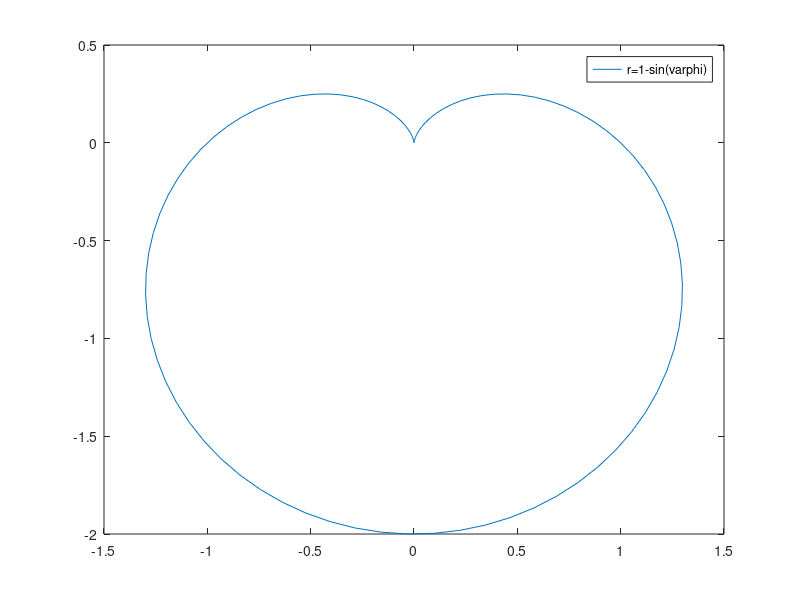
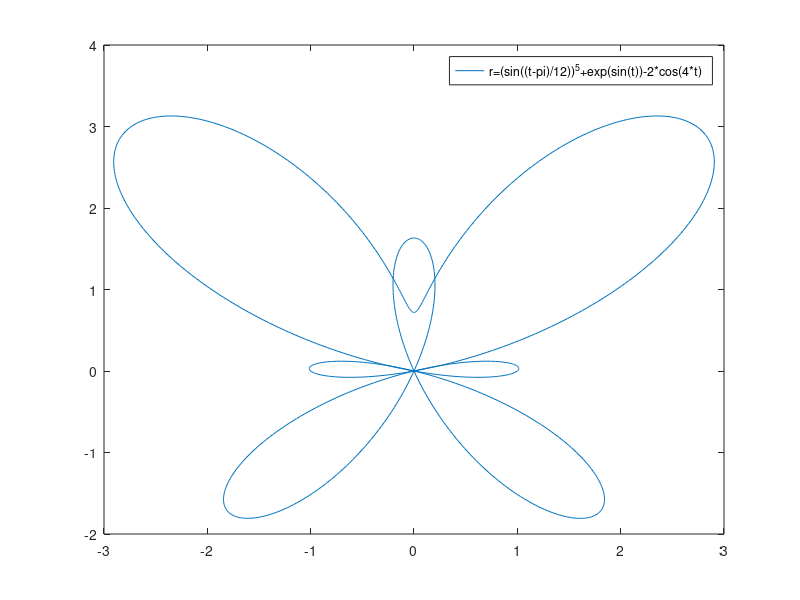
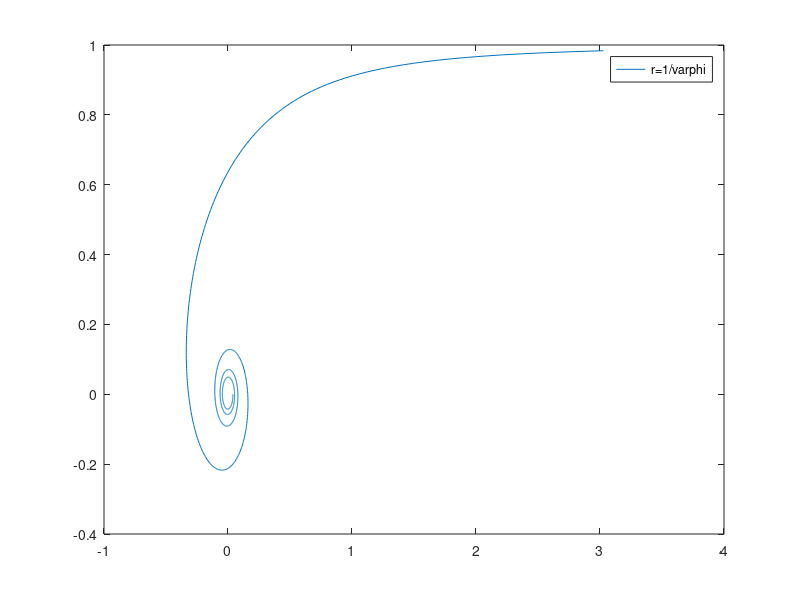
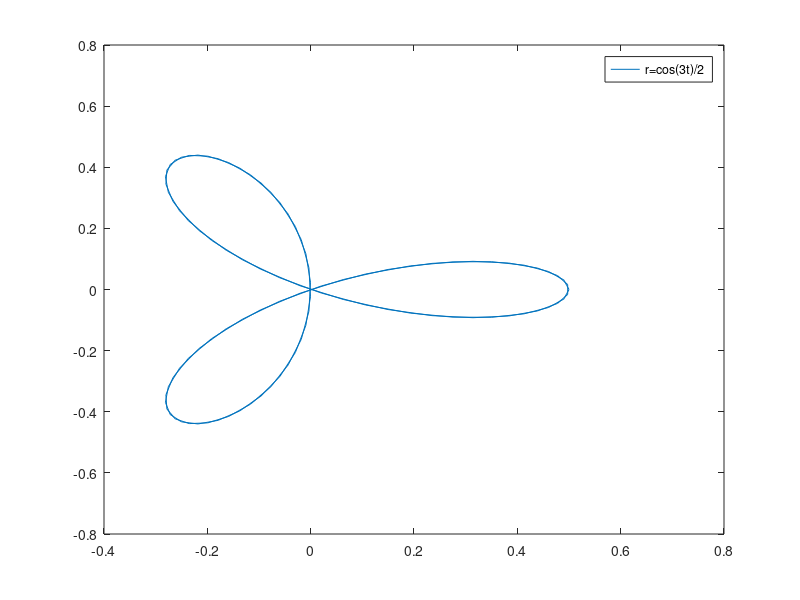

Here is the MATLAB script that generated these plots, in order:
close all

disp(sprintf(['\nPlots of different curves in polar coordinates.\n\n']))
pause

disp(sprintf(['\nFigure 1: r=1-sin(varphi).\n']))
pause
t=linspace(0,2*pi);
r=1-sin(t);
x=r.*cos(t); y=r.*sin(t);
plot(x,y)
legend('r=1-sin(varphi)')
pause

disp(sprintf(['\nFigure 2: r=(sin((t-pi)/12))^5+exp(sin(t))-2*cos(4*t)\n']))
pause
figure(2)
t=linspace(0,2*pi,1000);
r=(sin((t-pi)./12)).^5+exp(sin(t))-2.*cos(4.*t);
x=r.*cos(t); y=r.*sin(t);
plot(x,y)
legend('r=(sin((t-pi)/12))^5+exp(sin(t))-2*cos(4*t)')
pause

disp(sprintf(['\nFigure 3: r=1/varphi\n']))
pause
figure(3)
clear all
t=linspace(0.1*pi,8*pi,1000);
r=t.^(-1);
x=r.*cos(t); y=r.*sin(t);
plot(x,y)
legend('r=1/varphi')
pause

disp(sprintf(['\nFigure 4: r=cos(3t)/2\n']))
pause
figure(4)
clear all
t=linspace(0,2*pi);
r=cos(3.*t)./2;
x=r.*cos(t); y=r.*sin(t);
plot(x,y)
legend('r=cos(3t)/2')